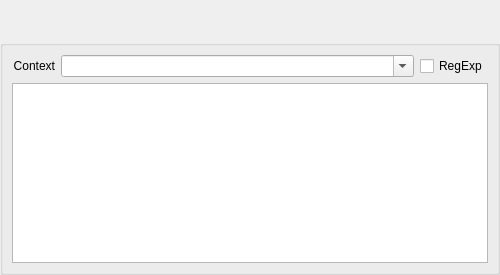
<?xml version="1.0" encoding="UTF-8"?>
<ui version="4.0">
 <class>NoteEdit</class>
 <widget class="QWidget" name="NoteEdit">
  <property name="geometry">
   <rect>
    <x>0</x>
    <y>0</y>
    <width>500</width>
    <height>275</height>
   </rect>
  </property>
  <property name="sizePolicy">
   <sizepolicy hsizetype="Fixed" vsizetype="Fixed">
    <horstretch>0</horstretch>
    <verstretch>0</verstretch>
   </sizepolicy>
  </property>
  <property name="minimumSize">
   <size>
    <width>500</width>
    <height>275</height>
   </size>
  </property>
  <property name="maximumSize">
   <size>
    <width>500</width>
    <height>275</height>
   </size>
  </property>
  <property name="windowTitle">
   <string>Form</string>
  </property>
  <property name="styleSheet">
   <string notr="true"/>
  </property>
  <layout class="QVBoxLayout" name="verticalLayout_2">
   <property name="margin">
    <number>0</number>
   </property>
   <item>
    <widget class="QLabel" name="label_Add">
     <property name="sizePolicy">
      <sizepolicy hsizetype="Ignored" vsizetype="Preferred">
       <horstretch>0</horstretch>
       <verstretch>0</verstretch>
      </sizepolicy>
     </property>
     <property name="text">
      <string/>
     </property>
     <property name="pixmap">
      <pixmap resource="WindowNotes.qrc">:/images/AddBanner.png</pixmap>
     </property>
    </widget>
   </item>
   <item>
    <widget class="QLabel" name="label_Edit">
     <property name="sizePolicy">
      <sizepolicy hsizetype="Ignored" vsizetype="Preferred">
       <horstretch>0</horstretch>
       <verstretch>0</verstretch>
      </sizepolicy>
     </property>
     <property name="text">
      <string/>
     </property>
     <property name="pixmap">
      <pixmap resource="WindowNotes.qrc">:/images/EditBanner.png</pixmap>
     </property>
    </widget>
   </item>
   <item>
    <widget class="QGroupBox" name="groupBox">
     <property name="styleSheet">
      <string notr="true"/>
     </property>
     <property name="title">
      <string/>
     </property>
     <layout class="QVBoxLayout" name="verticalLayout_3">
      <item>
       <layout class="QVBoxLayout" name="verticalLayout">
        <item>
         <layout class="QHBoxLayout" name="horizontalLayout">
          <item>
           <widget class="QLabel" name="label">
            <property name="styleSheet">
             <string notr="true"/>
            </property>
            <property name="text">
             <string>Context</string>
            </property>
            <property name="alignment">
             <set>Qt::AlignRight|Qt::AlignTrailing|Qt::AlignVCenter</set>
            </property>
           </widget>
          </item>
          <item>
           <widget class="QComboBox" name="combo_Context">
            <property name="sizePolicy">
             <sizepolicy hsizetype="Expanding" vsizetype="Fixed">
              <horstretch>0</horstretch>
              <verstretch>0</verstretch>
             </sizepolicy>
            </property>
            <property name="styleSheet">
             <string notr="true"/>
            </property>
            <property name="editable">
             <bool>true</bool>
            </property>
           </widget>
          </item>
          <item>
           <widget class="QCheckBox" name="check_Context_RegExpr">
            <property name="styleSheet">
             <string notr="true"/>
            </property>
            <property name="text">
             <string>RegExp</string>
            </property>
           </widget>
          </item>
         </layout>
        </item>
        <item>
         <widget class="QPlainTextEdit" name="edit_Note_Content">
          <property name="styleSheet">
           <string notr="true"/>
          </property>
         </widget>
        </item>
       </layout>
      </item>
     </layout>
    </widget>
   </item>
  </layout>
 </widget>
 <tabstops>
  <tabstop>check_Context_RegExpr</tabstop>
  <tabstop>edit_Note_Content</tabstop>
 </tabstops>
 <resources>
  <include location="WindowNotes.qrc"/>
 </resources>
 <connections/>
</ui>
